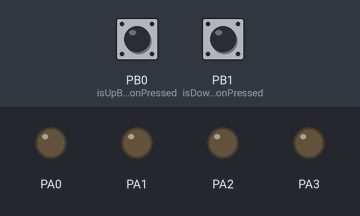
Simulated run of this program. Board: ATmega32, built with avr-gcc and emulated at 1 MHz. Parts: output pins drawn as LEDs (lit = HIGH). Inputs (shaded band) come from the test bench; at power-on: PB0 (isUpButtonPressed) LOW, PB1 (isDownButtonPressed) LOW.

Above: at 1.2 s.
1.3 s: PB0 (isUpButtonPressed) pulled HIGH for 0.15 s
At 2.2 s:
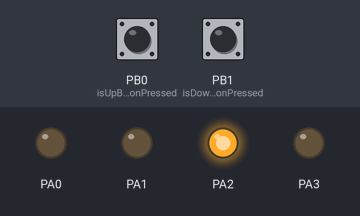
2.9 s: PB0 (isUpButtonPressed) pulled HIGH for 1 s
At 3.4 s:
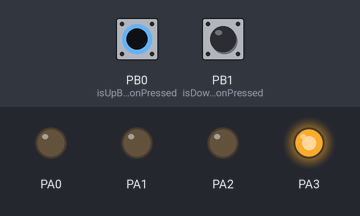
5.4 s: PB0 (isUpButtonPressed) pulled HIGH for 0.15 s
At 6.5 s:
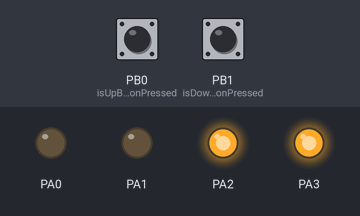
7.0 s: PB0 (isUpButtonPressed) pulled HIGH for 3.2 s
At 7.8 s:
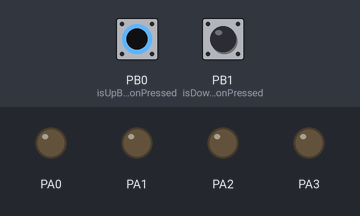
11.7 s: PB1 (isDownButtonPressed) pulled HIGH for 0.15 s
At 12.5 s:
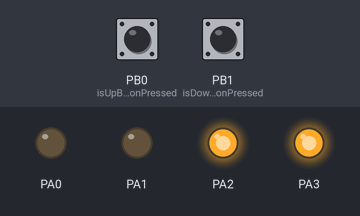
Timing chart, 0 to 14.3 s (numbered marks = the images above; inputs shaded):
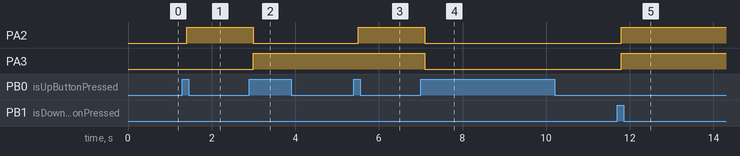

The program:

main.c
```c
/*
 * Exprement_01.c
 *
 * Created: 1/21/2024 1:16:54 PM
 * Author : Afzal Hossan
 */

#include <avr/io.h>
#define F_CPU 1000000
#include <util/delay.h>

void initialize() {
	// Set PORTA as output for LEDs
	DDRA |= 0x0F;

	// Set PORTB pins for buttons as input
	DDRB &= ~((1 << PB0) | (1 << PB1));
}

// Function to check if the up button is pressed
int isUpButtonPressed() {
	return (PINB & (1 << PB0));
}

// Function to check if the down button is pressed
int isDownButtonPressed() {
	return (PINB & (1 << PB1));
}

// Function to update the LEDs based on the counter value
void updateLEDs(int counter) {
	PORTA = counter & 0x0F;
}

int main() {
	initialize();

	unsigned int counter = 0;
	PORTA = 0x00;

	while (1) {
		// Check if the up button is pressed
		if (isUpButtonPressed()) {
			_delay_ms(100);             // Debounce delay
			if (isUpButtonPressed()) {
				counter+=4;
				updateLEDs(counter);
				while (isUpButtonPressed());  // Wait until the button is released
			}
		}

		// Check if the down button is pressed
		if (isDownButtonPressed()) {
			_delay_ms(100);  // Debounce delay
			if (isDownButtonPressed()) {
				counter-= 4;
				updateLEDs(counter);
				while (isDownButtonPressed());  // Wait until the button is released
			}
		}
	}
	return 0;
}
```

Measured:
- after the input at 1.3 s, PA2: LOW → HIGH after 0.10 s
- after the input at 2.9 s, PA2: HIGH → LOW after 0.10 s; PA3: LOW → HIGH after 0.10 s
- after the input at 5.4 s, PA2: LOW → HIGH after 0.10 s
- after the input at 7.0 s, PA2, PA3: HIGH → LOW after 0.10 s
- after the input at 11.7 s, PA2, PA3: LOW → HIGH after 0.10 s
